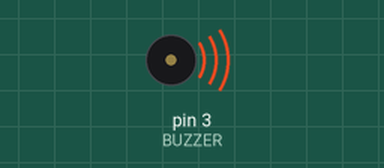
A sketch run on a simulated Arduino Uno, built with avr-gcc and run on an emulated ATmega328P. Parts: buzzer (waves = sounding, pin HIGH).

Above: at 0.5 s.
Timing chart, 0 to 3.5 s (numbered marks = the images above):
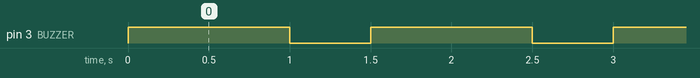

The sketch:

BASIC_I0_SHIELD_-_05_BUZZER_BLINK.ino
```cpp
#define BUZZER 3
void setup() {
  pinMode(BUZZER, OUTPUT);  //pin 3 sebagai Output (Buzzer)
}

void loop() {
  digitalWrite(BUZZER, HIGH);   //bunyikan buzzer
  delay(1000);             //jeda bunyi 1 detik
  digitalWrite(BUZZER, LOW);    //non-aktifkan buzzer
  delay(500);             //jeda diam 1 detik
}
```

Measured:
- by itself, pin 3 (BUZZER): alternates HIGH for 1.0 s and LOW for 0.50 s
